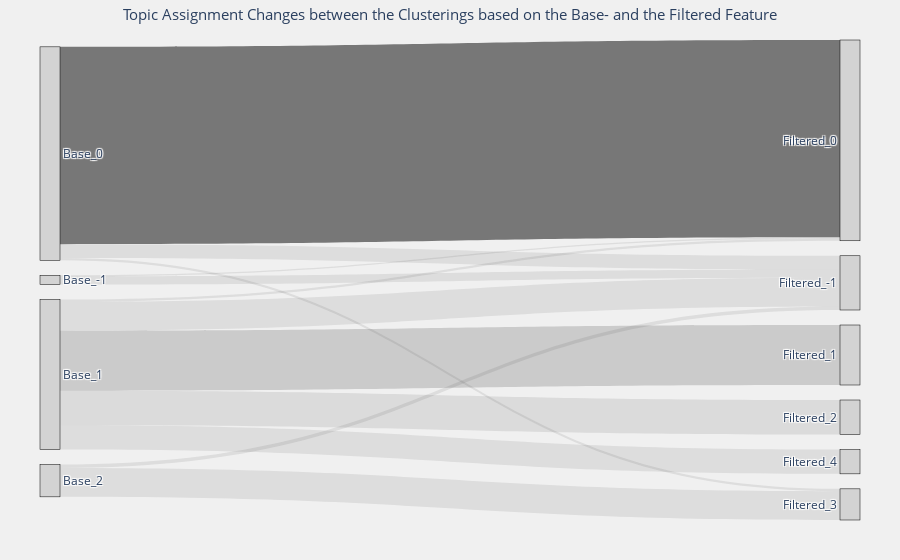

The notebook cell saved with this chart:
### Markdown cell above
### Visualize The Movement Of Assignments Between Features

Finally, we map the way that topic assignments have changed for each feature when compared to the traditional approach of using aggregated message embeddings as chat representations for clustering. For this purpose, we’ll create a Sankey diagram for each feature.

### Code cell
fig = plot_topic_changes("Base", "Filtered", base_topics, filtered_topics_fixed)
path = os.path.join(os.getcwd(), "../results/filtered_embeddings/base_filtered_topic_changes.png")
fig.write_image(path, width=1600, height=600, scale=2)
fig.show()

### Figure 1 — Plotly figure (JSON) as saved in the notebook; plotly's stock layout.template omitted (floating-point values rounded to 4 significant figures)
{"data": [{"link": {"color": ["rgba(50, 50, 50, 0.1)", "rgba(50, 50, 50, 0.1)", "rgba(50, 50, 50, 0.1)", "rgba(50, 50, 50, 0.6309963099630996)", "rgba(50, 50, 50, 0.1)", "rgba(50, 50, 50, 0.1)", "rgba(50, 50, 50, 0.1)", "rgba(50, 50, 50, 0.1918819188191882)", "rgba(50, 50, 50, 0.11070110701107011)", "rgba(50, 50, 50, 0.1)", "rgba(50, 50, 50, 0.1)", "rgba(50, 50, 50, 0.1)"], "source": [0, 0, 1, 1, 1, 2, 2, 2, 2, 2, 3, 3], "target": [4, 5, 4, 5, 8, 4, 5, 6, 7, 9, 4, 8], "value": [7, 1, 12, 171, 2, 25, 2, 52, 30, 21, 3, 25]}, "node": {"color": "lightgrey", "label": ["Base_-1", "Base_0", "Base_1", "Base_2", "Filtered_-1", "Filtered_0", "Filtered_1", "Filtered_2", "Filtered_3", "Filtered_4"], "line": {"color": "black", "width": 0.5}, "pad": 15, "thickness": 20}, "type": "sankey"}], "layout": {"font": {"size": 12}, "margin": {"b": 40, "l": 40, "r": 40, "t": 40}, "paper_bgcolor": "rgba(240, 240, 240, 1)", "plot_bgcolor": "rgba(255, 255, 255, 1)", "title": {"font": {"size": 15}, "text": "Topic Assignment Changes between the Clusterings based on the Base- and the Filtered Feature", "x": 0.5}}}
